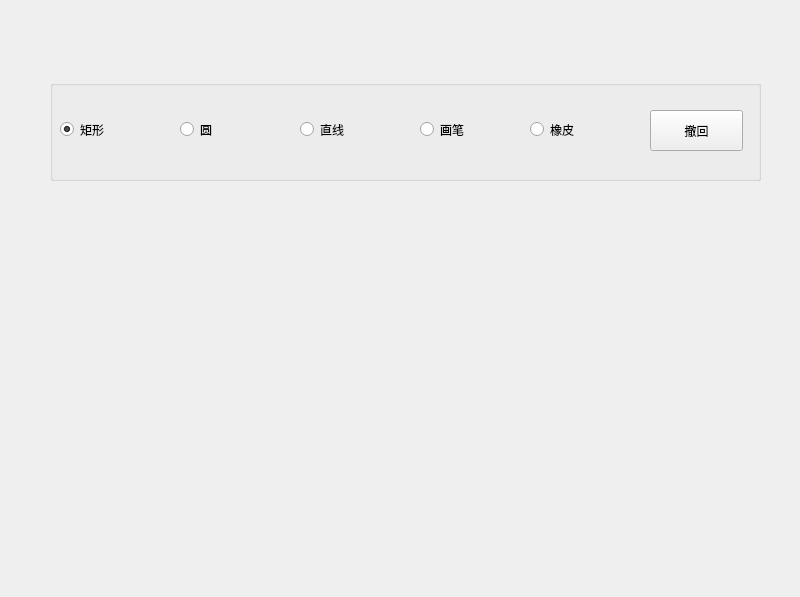
<?xml version="1.0" encoding="UTF-8"?>
<ui version="4.0">
 <class>Widget</class>
 <widget class="QWidget" name="Widget">
  <property name="geometry">
   <rect>
    <x>0</x>
    <y>0</y>
    <width>800</width>
    <height>597</height>
   </rect>
  </property>
  <property name="windowTitle">
   <string>Widget</string>
  </property>
  <widget class="QGroupBox" name="groupBox">
   <property name="geometry">
    <rect>
     <x>50</x>
     <y>80</y>
     <width>711</width>
     <height>101</height>
    </rect>
   </property>
   <property name="title">
    <string/>
   </property>
   <widget class="QRadioButton" name="radioButton">
    <property name="geometry">
     <rect>
      <x>10</x>
      <y>40</y>
      <width>61</width>
      <height>19</height>
     </rect>
    </property>
    <property name="whatsThis">
     <string>1</string>
    </property>
    <property name="text">
     <string>矩形</string>
    </property>
    <property name="checked">
     <bool>true</bool>
    </property>
   </widget>
   <widget class="QRadioButton" name="radioButton_2">
    <property name="geometry">
     <rect>
      <x>130</x>
      <y>40</y>
      <width>61</width>
      <height>19</height>
     </rect>
    </property>
    <property name="whatsThis">
     <string>2</string>
    </property>
    <property name="text">
     <string>圆</string>
    </property>
   </widget>
   <widget class="QRadioButton" name="radioButton_3">
    <property name="geometry">
     <rect>
      <x>250</x>
      <y>40</y>
      <width>61</width>
      <height>19</height>
     </rect>
    </property>
    <property name="whatsThis">
     <string>3</string>
    </property>
    <property name="text">
     <string>直线</string>
    </property>
   </widget>
   <widget class="QRadioButton" name="radioButton_5">
    <property name="geometry">
     <rect>
      <x>370</x>
      <y>40</y>
      <width>71</width>
      <height>19</height>
     </rect>
    </property>
    <property name="whatsThis">
     <string>4</string>
    </property>
    <property name="text">
     <string>画笔</string>
    </property>
   </widget>
   <widget class="QPushButton" name="pushButton">
    <property name="geometry">
     <rect>
      <x>600</x>
      <y>30</y>
      <width>93</width>
      <height>41</height>
     </rect>
    </property>
    <property name="text">
     <string>撤回</string>
    </property>
   </widget>
   <widget class="QRadioButton" name="radioButton_6">
    <property name="geometry">
     <rect>
      <x>480</x>
      <y>40</y>
      <width>71</width>
      <height>19</height>
     </rect>
    </property>
    <property name="whatsThis">
     <string>5</string>
    </property>
    <property name="text">
     <string>橡皮</string>
    </property>
   </widget>
  </widget>
 </widget>
 <resources/>
 <connections/>
</ui>
